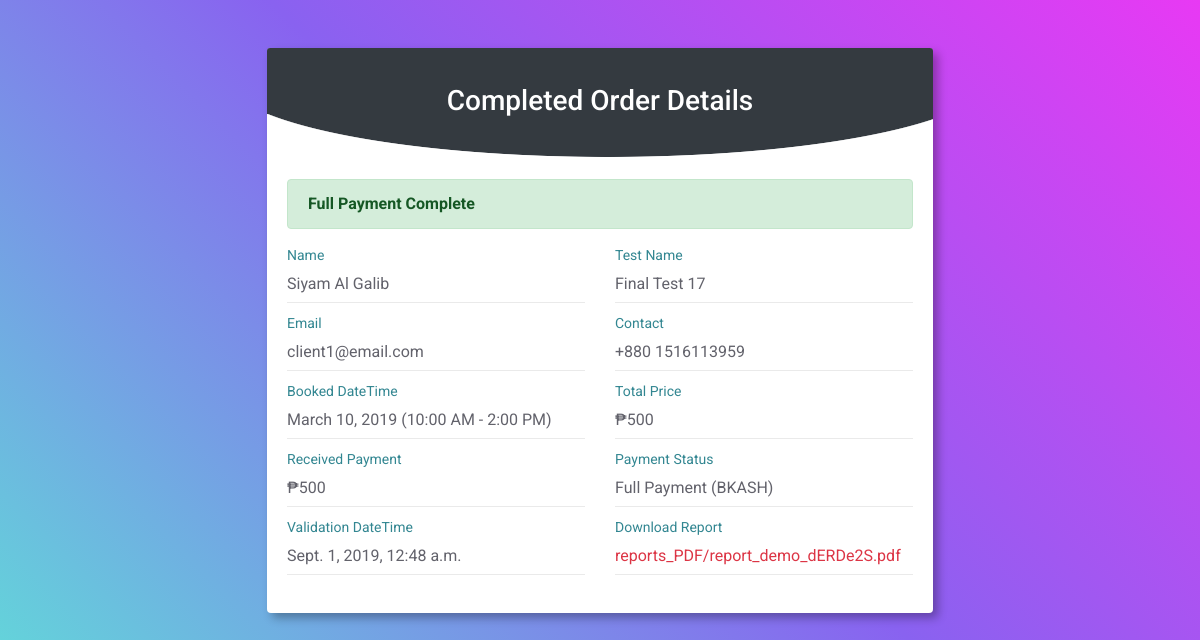
/single-report-details/87/, run on the app's committed database.
### report_processing/models.py (models this page shows)
class PaymentValidation(models.Model):
    approved_order = models.ForeignKey(TestOrder, on_delete=models.SET_NULL, null=True, blank=True)
    upload_report = models.FileField(upload_to='reports_PDF', null=True, blank=True)
    send_message = models.CharField(max_length=250, null=True, blank=True)
    datetime = models.DateTimeField(auto_now_add=True)
    class Meta:
        ordering = ['-id']

### tests/models.py (models this page shows, shortened)
class TestOrder(models.Model):
    PAYMENT_TYPE = (
        ('Full Payment', 'Full Payment'),
        ('Half Payment', 'Half Payment'),
    )
    PAYMENT_METHOD = (
        ('BKASH', 'Bkash'),
        ('CREDIT CARD', 'Credit Card'),
        ('ON SPOT', 'On Spot'),
    )
    TIME_SLOT = (
        ('10:00 AM - 2:00 PM', '10:00 AM - 2:00 PM'),
        ('3:00 PM - 7:00 PM', '3:00 PM - 7:00 PM'),
        ('8:00 PM - 10:00 PM', '8:00 PM - 10:00 PM'),
    )
    client_info = models.ForeignKey(Profile, on_delete=models.SET_NULL, null=True, related_name='test_user_order')
    contact_no = models.CharField(max_length=20, blank=False, null=True)
    email = models.EmailField(blank=True, null=True)
    address = models.CharField(max_length=150, blank=True, null=True)
    test_info = models.ForeignKey(Test, on_delete=models.SET_NULL, null=True, related_name='test_order')
    payment_type = models.CharField(max_length=20, choices=PAYMENT_TYPE, default='Full Payment', blank=True, null=True)
    payment_method = models.CharField(max_length=20, choices=PAYMENT_METHOD, blank=True, null=True)
    booked_time_slot = models.CharField(max_length=20, choices=TIME_SLOT, blank=True, null=True)
    booked_date = models.DateField(blank=True, null=True)
    order_created_at = models.TimeField(auto_now=True)
    staff_check = models.BooleanField(default=False)
    admin_approve = models.BooleanField(default=False)
    order_confirmed = models.BooleanField(default=False)
    accepted = models.BooleanField(default=False)
    validation = models.BooleanField(default=False)
    came_for_test = models.BooleanField(default=False)
    class Meta:
        ordering = ['-id']
        verbose_name_plural = 'Test Orders'

class Test(models.Model):
    ACTIVE_STATUS = (
        ('Available', 'AVAILABLE'),
        ('Closed', 'CLOSED'),
    )
    test_name = models.CharField(max_length=250, blank=False)
    image = models.ImageField(default='default_test.jpg', upload_to='test_pics')
    category = models.ForeignKey(TestCategory, on_delete=models.CASCADE, related_name='test_category')
    center = models.ForeignKey(DiagnosticCenter, on_delete=models.CASCADE, related_name='test_center')
    discount = models.PositiveIntegerField(null=True, blank=True)
    price = models.PositiveIntegerField(null=True, blank=True)
    active_status = models.CharField(max_length=20, choices=ACTIVE_STATUS, default='AVAILABLE')
    class Meta:
        ordering = ['-id']
        verbose_name_plural = 'Tests'

### custom_users/models.py (models this page shows, shortened)
class Profile(models.Model):
    user = models.OneToOneField(User, on_delete=models.CASCADE, related_name='customer_profile')
    profile_name = models.CharField(max_length=250)
    image = models.ImageField(default='default.jpg', upload_to='profile_pics')
    contact_no = models.CharField(max_length=20, blank=True, null=True)
    address = models.CharField(max_length=150, blank=True, null=True)
    admin = models.BooleanField(default=False)
    staff = models.BooleanField(default=False)
    class Meta:
        verbose_name_plural = 'Customer Profiles'

### report_processing/views.py (the view)
# urls.py: path('single-report-details/<int:id>/', single_report_details, name='single-report-details'),
def single_report_details(request, id=None):
    report_details = PaymentValidation.objects.get(id=id)
    total_price = int(report_details.approved_order.test_info.price - report_details.approved_order.test_info.discount)
    due_price = int(
        (report_details.approved_order.test_info.price - report_details.approved_order.test_info.discount) / 2)
    template = 'report_processing/single_report_details.html'
    context = {
        'report_details': report_details,
        'total_price': total_price,
        'due_price': due_price,
    }
    return render(request, template, context)

### templates/report_processing/single_report_details.html (shortened to what this page needs)
{% load static %}
<!DOCTYPE html>
<html lang="en">
<head>
    <link rel="stylesheet" href="https://maxcdn.bootstrapcdn.com/bootstrap/4.0.0/css/bootstrap.min.css"
 />
    <link rel="stylesheet" type="text/css" href="{% static 'css/bootstrap.min.css' %}">
    <link rel="stylesheet" type="text/css" href="{% static 'css/fakeLoader.min.css' %}">
    <link rel="stylesheet" type="text/css" href="{% static 'css/style.css' %}">
</head>
<body class="common-bg pt-0">
    <div class="container my-5">
        <div class="single-reports card-width">
            <div class="card">
                <div class="card-header bg-dark text-white text-center
                        py-3">
                    <h3 class="mb-0">Completed Order Details</h3>
                </div>
                <div class="card-bottom-img"></div>
                <div class="card-body">
                    {% if report_details.approved_order.payment_type == 'Half Payment' %}
                    <div class="alert alert-danger">
                        <strong class="">Payment Due ₱{{ due_price }}</strong>
                    </div>
                    {% else %}
                    <div class="alert alert-success">
                        <strong>Full Payment Complete</strong>
                    </div>
                    {% endif %}
                    <div class="row">
                        <div class="col-xs-12 col-sm-6 col-md-6">
                            <div class="group text-succes">
                                <p for="">Name</p>
                                <p>
                                    {{ report_details.approved_order.client_info.user.customer_profile.profile_name }}
                                </p>
                            </div>
                        </div>
                        <div class="col-xs-12 col-sm-6 col-md-6">
                            <div class="group text-succes">
                                <p>Test Name</p>
                                <p>{{ report_details.approved_order.test_info.test_name }}</p>
                            </div>
                        </div>
                        <div class="col-xs-12 col-sm-6 col-md-6">
                            <div class="group text-succes">
                                <p>Email</p>
                                <p>{{ report_details.approved_order.client_info.user.email }}</p>
                            </div>
                        </div>
                        <div class="col-xs-12 col-sm-6 col-md-6">
                            <div class="group text-succes">
                                <p>Contact</p>
                                <p>{{ report_details.approved_order.client_info.user.customer_profile.contact_no }}
                                </p>
                            </div>
                        </div>
                        <div class="col-xs-12 col-sm-6 col-md-6">
                            <div class="group text-succes">
                                <p>Booked DateTime</p>
                                <p>
                                    {{ report_details.approved_order.booked_date }}
                                    ({{ report_details.approved_order.booked_time_slot }})
                                </p>
                            </div>
                        </div>
                        {% if report_details.approved_order.payment_type == 'Half Payment' %}
                        <div class="col-xs-12 col-sm-6 col-md-6">
                            <div class="group text-danger">
                                <p>Received Payment</p>
                                <p>{{ total_price }}</p>
                            </div>
                        </div>
                        <div class="col-xs-12 col-sm-6 col-md-6">
                            <div class="group text-danger">
                                <p>Due</p>
                                <p>{{ due_price }}</p>
                            </div>
                        </div>
                        <div class="col-xs-12 col-sm-6 col-md-6">
                            <div class="group text-danger">
                                <p>Payment Status</p>
                                <p>
                                    {{ report_details.approved_order.payment_type }}
                                    ({{ report_details.approved_order.payment_method}})
                                </p>
                            </div>
                        </div>
                        {% else %}
                        <div class="col-xs-12 col-sm-6 col-md-6">
                            <div class="group text-succes">
                                <p>Total Price</p>
                                <p> ₱{{ total_price }}</p>
                            </div>
                        </div>
                        <div class="col-xs-12 col-sm-6 col-md-6">
                            <div class="group text-succes">
                                <p>Received Payment</p>
                                <p> ₱{{ total_price }}</p>
                            </div>
                        </div>
                        <div class="col-xs-12 col-sm-6 col-md-6">
                            <div class="group text-succes">
                                <p>Payment Status</p>
                                <p>
                                    {{ report_details.approved_order.payment_type }}
                                    ({{ report_details.approved_order.payment_method}})
                                </p>
                            </div>
                        </div>
                        {% endif %}
                        <div class="col-xs-12 col-sm-6 col-md-6">
                            <div class="group text-succes">
                                <p>Validation DateTime</p>
                                <p>
                                    {{ report_details.datetime }}
                                </p>
                            </div>
                        </div>
                        <div class="col-xs-12 col-sm-6 col-md-6">
                            <div class="group">
                                <p class="">Download Report</p>
                                <a href="/media/reports_PDF/report_demo.pdf"
                                    class="text-danger">{{ report_details.upload_report }}</a>
                            </div>
                        </div>
                        <div class="col">
                        </div>
                    </div>
                </div>
            </div>
        </div>
    </div>
</body>
</html>

### static/css/style.css (style rules this page uses)
* { margin: 0; padding: 0; -webkit-box-sizing: border-box; box-sizing: border-box; font-family: "Roboto", sans-serif; scroll-behavior: smooth; }
a { text-decoration: none; }
.card-bottom-img { background: url(../images/round-pic.png) no-repeat; width: 100%; height: 45px; }
.common-bg { background: linear-gradient(45deg, #63d5da, #8962f0, #e839f4); width: 100%; padding-top: 6rem; position: absolute; overflow: auto; z-index: -99; }
.card, .card-header, .card-footer { border: 0; }
.card-header h3, .card-header h2 { position: relative; top: 20px; }
html, body { background: #f8f8f8; }
p { margin-bottom: 0; }
.single-reports, .card-width { width: 60%; height: 100%; margin: auto; position: relative; }
.single-reports .card, .card-width .card { border: 0; -webkit-box-shadow: 5px 5px 10px rgba(0, 0, 0, 0.3); box-shadow: 5px 5px 10px rgba(0, 0, 0, 0.3); }
.group { margin-bottom: 10px; }
.group p:first-child { font-size: 14px; color: #328691; }
.group p:last-child { color: #62626b; padding: 6px 0; border-bottom: 1px solid #eaeaea; font-size: 16px; }
.group a { font-size: 16px; color: #62626b; display: block; padding: 6px 0 !important; border-bottom: 1px solid #eaeaea; }

### data on the page
PaymentValidation: approved_order.client_info.user.customer_profile.profile_name "Siyam Al Galib", approved_order.test_info.test_name "Final Test 17", approved_order.client_info.user.email "client1@email.com", approved_order.client_info.user.customer_profile.contact_no "+880 1516113959", approved_order.booked_date "March 10, 2019", approved_order.booked_time_slot "10:00 AM - 2:00 PM", approved_order.payment_type "Full Payment", approved_order.payment_method "BKASH", datetime "Sept. 1, 2019, 12:48 a.m.", upload_report "reports_PDF/report_demo_dERDe2S.pdf"

### other printed values
{{ total_price }} "500"
